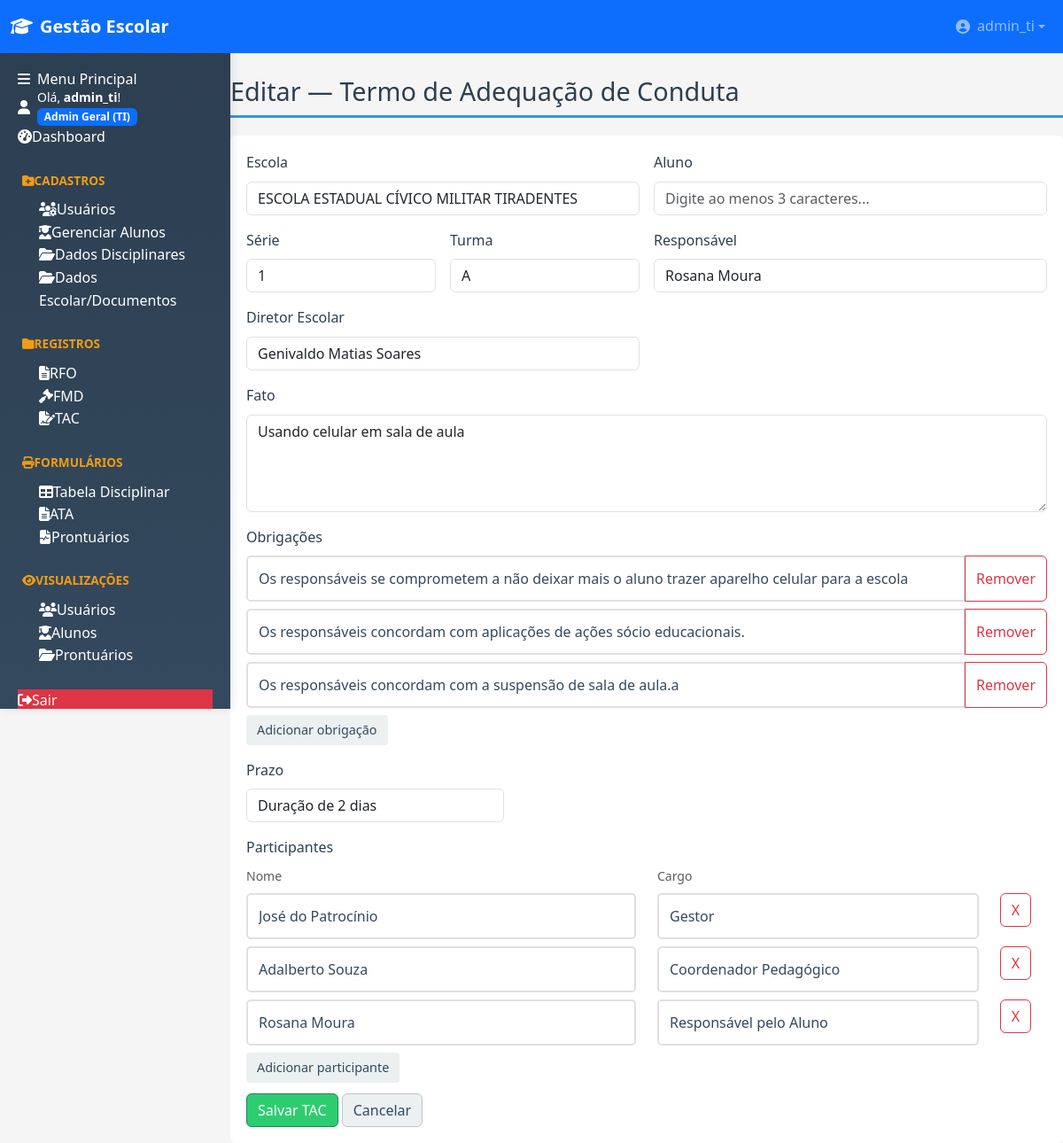
Screenshot of /formularios/tac/editar/3 (signed in) with the database file from the repository.
### tables this page shows
CREATE TABLE usuarios (
                id INTEGER PRIMARY KEY AUTOINCREMENT,
                username TEXT NOT NULL UNIQUE,
                password TEXT NOT NULL,
                nivel INTEGER NOT NULL, -- 1: Admin Geral (TI), 2: Admin Secundário, 3: Usuário
                data_criacao TEXT DEFAULT CURRENT_TIMESTAMP
            , cargo TEXT DEFAULT '');

CREATE TABLE tacs (
        id INTEGER PRIMARY KEY AUTOINCREMENT,
        numero TEXT UNIQUE,
        aluno_id INTEGER,
        cabecalho_id INTEGER,
        escola_text TEXT,
        serie TEXT,
        turma TEXT,
        responsavel TEXT,
        diretor_nome TEXT,
        fato TEXT,
        prazo TEXT,
        created_at TEXT,
        updated_at TEXT,
        deleted INTEGER DEFAULT 0,
        FOREIGN KEY (aluno_id) REFERENCES alunos(id) ON DELETE SET NULL,
        FOREIGN KEY (cabecalho_id) REFERENCES cabecalhos(id) ON DELETE SET NULL
    );

CREATE TABLE tac_obrigacoes (
        id INTEGER PRIMARY KEY AUTOINCREMENT,
        tac_id INTEGER NOT NULL,
        descricao TEXT,
        ordem INTEGER DEFAULT 0,
        FOREIGN KEY (tac_id) REFERENCES tacs(id) ON DELETE CASCADE
    );

CREATE TABLE tac_participantes (
        id INTEGER PRIMARY KEY AUTOINCREMENT,
        tac_id INTEGER NOT NULL,
        nome TEXT,
        cargo TEXT,
        ordem INTEGER DEFAULT 0,
        FOREIGN KEY (tac_id) REFERENCES tacs(id) ON DELETE CASCADE
    );

### blueprints/formularios_tac.py (the view, shortened to what this page needs)
@formularios_tac_bp.route('/tac/editar/<int:id>', methods=['GET', 'POST'])
@admin_secundario_required
def tac_editar(id):
    db = get_db()
    row = db.execute("SELECT * FROM tacs WHERE id = ?", (id,)).fetchone()
    if not row:
        flash('TAC não encontrado.', 'warning')
        return redirect(url_for('formularios_tac_bp.listar_tacs'))
    tac = dict(row)
    obrig = db.execute("SELECT * FROM tac_obrigacoes WHERE tac_id = ? ORDER BY ordem ASC", (id,)).fetchall()
    part = db.execute("SELECT * FROM tac_participantes WHERE tac_id = ? ORDER BY ordem ASC", (id,)).fetchall()
    tac['obrigacoes'] = [o['descricao'] for o in obrig]
    tac['participantes'] = [{'nome': p['nome'], 'cargo': p['cargo']} for p in part]
    return render_template('formularios/tac_form.html', tac=tac)

### templates/formularios/tac_form.html (shortened to what this page needs)
{% extends 'base.html' %}
{% block content %}
<h2>{% if tac %}Editar{% else %}Novo{% endif %} — Termo de Adequação de Conduta</h2>
<div class="form-card" style="background:#fff; padding:18px; border-radius:6px;">
  <form method="post" id="form-tac">
    <div class="row g-3">
      <div class="col-md-6">
        <label class="form-label">Escola</label>
        <input list="cabecalhos_list" id="escola_search" name="escola" class="form-control" value="{{ tac.escola_text if tac else '' }}" placeholder="Digite para buscar...">
      </div>
      <div class="col-md-6">
        <label class="form-label">Aluno</label>
        <input list="alunos_list" id="aluno_search" name="aluno_display" class="form-control" value="{{ tac.aluno['nome'] if tac and tac.aluno else '' }}" placeholder="Digite ao menos 3 caracteres...">
      </div>
      <div class="col-md-3">
        <label class="form-label">Série</label>
        <input id="serie" name="serie" class="form-control" value="{{ tac.serie if tac else '' }}">
      </div>
      <div class="col-md-3">
        <label class="form-label">Turma</label>
        <input id="turma" name="turma" class="form-control" value="{{ tac.turma if tac else '' }}">
      </div>
      <div class="col-md-6">
        <label class="form-label">Responsável</label>
        <input id="responsavel" name="responsavel" class="form-control" value="{{ tac.responsavel if tac else '' }}">
      </div>
      <div class="col-md-6">
        <label class="form-label">Diretor Escolar</label>
        <input id="diretor" name="diretor" class="form-control" value="{{ tac.diretor_nome if tac else '' }}" placeholder="Autocomplete a partir de Dados da Escola">
      </div>
      <div class="col-md-12">
        <label class="form-label">Fato</label>
        <textarea name="fato" id="fato" class="form-control" rows="4">{{ tac.fato if tac else '' }}</textarea>
      </div>
      <div class="col-md-12">
        <label class="form-label">Obrigações</label>
        <div id="obrigacoes_container">
          {% if tac and tac.obrigacoes %}
            {% for o in tac.obrigacoes %}
              <div class="input-group mb-2 obrigacao-row">
                <input type="text" name="obrigacao[]" class="form-control" value="{{ o }}">
                <button type="button" class="btn btn-outline-danger btn-remove-obrigacao">Remover</button>
              </div>
            {% endfor %}
          {% else %}
            <div class="input-group mb-2 obrigacao-row">
              <input type="text" name="obrigacao[]" class="form-control" value="">
              <button type="button" class="btn btn-outline-danger btn-remove-obrigacao">Remover</button>
            </div>
          {% endif %}
        </div>
        <button type="button" id="btn-add-obrigacao" class="btn btn-sm btn-secondary">Adicionar obrigação</button>
      </div>
      <div class="col-md-4">
        <label class="form-label">Prazo</label>
        <input name="prazo" id="prazo" class="form-control" value="{{ tac.prazo if tac else '' }}">
      </div>
      <div class="col-md-12">
        <label class="form-label">Participantes</label>
        <div class="row mb-2">
          <div class="col-md-6"><small class="text-muted">Nome</small></div>
          <div class="col-md-5"><small class="text-muted">Cargo</small></div>
          <div class="col-md-1"></div>
        </div>
        <div id="participantes_container">
          {% if tac and tac.participantes %}
            {% for p in tac.participantes %}
              <div class="row mb-2 participante-row">
                <div class="col-md-6"><input type="text" name="participante_nome[]" class="form-control" value="{{ p.nome }}"></div>
                <div class="col-md-5"><input type="text" name="participante_cargo[]" class="form-control" value="{{ p.cargo }}"></div>
                <div class="col-md-1"><button type="button" class="btn btn-outline-danger btn-remove-participante">X</button></div>
              </div>
            {% endfor %}
          {% endif %}
        </div>
        <button type="button" id="btn-add-participante" class="btn btn-sm btn-secondary">Adicionar participante</button>
      </div>
    </div>
    <div style="margin-top:12px;">
      <button class="btn btn-success" type="submit">Salvar TAC</button>
      <a href="{{ url_for('formularios_tac_bp.listar_tacs') }}" class="btn btn-secondary">Cancelar</a>
    </div>
  </form>
</div>
{% endblock %}

### templates/base.html (shortened to what this page needs)
﻿<!DOCTYPE html>
<html lang="pt-br">
<head>
    <link href="https://cdn.jsdelivr.net/npm/bootstrap@5.3.2/dist/css/bootstrap.min.css" rel="stylesheet">
    <link rel="stylesheet" href="https://cdnjs.cloudflare.com/ajax/libs/font-awesome/6.4.0/css/all.min.css">
    <link rel="stylesheet" href="{{ url_for('static', filename='style.css') }}?v={{ range(1, 10000) | random }}">
</head>
<body>
    {% if not request.args.get('iframe') %}
    <nav class="navbar navbar-expand-lg navbar-dark fixed-top bg-primary">
        <div class="container-fluid">
            <a class="navbar-brand d-flex align-items-center" href="{{ url_for('dashboard') }}">
                <i class="fas fa-graduation-cap me-2"></i>
                <span class="fw-bold">Gestão Escolar</span>
            </a>
            {% if session.get('logged_in') %}
            <div class="navbar-nav ms-auto">
                <div class="nav-item dropdown">
                    <a class="nav-link dropdown-toggle d-flex align-items-center" href="#" role="button" data-bs-toggle="dropdown">
                        <i class="fas fa-user-circle me-2"></i>
                        <span>{{ session.get('username') }}</span>
                    </a>
                </div>
            </div>
            {% endif %}
        </div>
    </nav>
    {% endif %}
    {% if not request.args.get('iframe') %}
    <div class="sidebar" id="sidebar">
        <div class="sidebar-header">
            <h6 class="mb-0"><i class="fas fa-bars me-2"></i>Menu Principal</h6>
        </div>
        <div class="sidebar-body p-0">
            {% if session.get('logged_in') %}
                <div class="user-greeting">
                    <div class="d-flex align-items-center">
                        <i class="fas fa-user me-2"></i>
                        <div>
                            <small>Olá, <span class="username fw-bold">{{ session.get('username') }}</span>!</small><br>
                            <span class="badge bg-primary">{{ session.get('nivel_nome') }}</span>
                        </div>
                    </div>
                </div>
                <div class="menu-section">
                    <a href="{{ url_for('dashboard') }}" class="nav-link {% if request.endpoint == 'dashboard' %}active{% endif %}">
                        <i class="fas fa-tachometer-alt"></i><span>Dashboard</span>
                    </a>
                </div>
                {% if session.get('nivel') in [1, 2] %}
                <div class="menu-section">
                    <div class="nav-link menu-title"><i class="fas fa-folder-plus"></i><span>Cadastros</span></div>
                    {% if session.get('nivel') == 1 %}
                    <a href="{{ url_for('auth_bp.gerenciar_usuarios') }}" class="nav-link ps-4">
                        <i class="fas fa-users-cog"></i><span>Usuários</span>
                    </a>
                    {% endif %}
                    <a href="{{ url_for('alunos_bp.gerenciar_alunos') }}" class="nav-link ps-4 {% if request.endpoint == 'alunos_bp.gerenciar_alunos' %}active{% endif %}">
                        <i class="fas fa-user-graduate"></i><span>Gerenciar Alunos</span>
                    </a>
                    <a href="{{ url_for('cadastros_bp.dados_disciplinares') }}" class="nav-link ps-4 ">
                        <i class="fas fa-folder-open"></i><span>Dados Disciplinares</span>
                    </a>
                    <a href="{{ url_for('cadastros_bp.dados_documentos') }}" class="nav-link ps-4 ">
                        <i class="fas fa-folder-open"></i><span>Dados Escolar/Documentos</span>
                    </a>
                </div>
                {% endif %}
                <div class="menu-section">
                    <div class="nav-link menu-title"><i class="fas fa-folder"></i><span>Registros</span></div>
                    <a href="{{ url_for('cadastros_bp.registros_rfo') }}" class="nav-link ps-4 ">
                        <i class="fas fa-file-alt"></i><span>RFO</span>
                    </a>
                    <a href="{{ url_for('cadastros_bp.registros_fmd') }}" class="nav-link ps-4 {% if request.endpoint in ['cadastros_bp.registros_fmd','disciplinar_bp.registrar_fmd','visualizacoes_bp.listar_fmds'] %}active{% endif %}">
                        <i class="fas fa-gavel"></i><span>FMD</span>
                    </a>
                    <a href="{{ url_for('cadastros_bp.registros_tac') }}" class="nav-link ps-4 {% if request.endpoint in ['cadastros_bp.registros_tac','formularios_bp.novo_tac','formularios_bp.listar_tacs'] %}active{% endif %}">
                        <i class="fas fa-file-signature"></i><span>TAC</span>
                    </a>
                </div>
                {% if session.get('nivel') in [1, 2] %}
                <div class="menu-section">
                    <div class="nav-link menu-title"><i class="fas fa-print"></i><span>Formulários</span></div>
                    <a href="{{ url_for('formularios_bp.tabela_disciplinar') }}" class="nav-link ps-4">
            <a href="{{ url_for('formularios_bp.tabela_disciplinar') }}" class="nav-link ps-4">
                <i class="fas fa-table"></i><span>Tabela Disciplinar</span>
            </a>
            <a href="{{ url_for('formularios_ata_bp.list_atas') }}" class="nav-link ps-4">
                <i class="fas fa-file-alt"></i><span>ATA</span>
            </a>
                    <a href="{{ url_for('formularios_prontuario.listar_prontuarios') }}" class="nav-link ps-4">
                        <i class="fas fa-file-medical-alt"></i><span>Prontuários</span>
                    </a>
                </div>
                {% endif %}
                <div class="menu-section">
                    <div class="nav-link menu-title"><i class="fas fa-eye"></i><span>Visualizações</span></div>
                    {% if session.get('nivel') in [1, 2] %}
                    <a href="{{ url_for('visualizacoes_bp.listar_usuarios') }}" class="nav-link ps-4">
                        <i class="fas fa-users"></i><span>Usuários</span>
                    </a>
                    {% endif %}
                    <a href="{{ url_for('visualizacoes_bp.listar_alunos') }}" class="nav-link ps-4">
                        <i class="fas fa-user-graduate"></i><span>Alunos</span>
                    </a>
                    {% if session.get('nivel') in [1, 2] %}
                    <a href="{{ url_for('formularios_prontuario.listar_prontuarios') }}" class="nav-link ps-4">
                        <i class="fas fa-folder-open"></i><span>Prontuários</span>
                    </a>
                    {% endif %}
                </div>
                <div class="menu-section mt-auto">
                    <a href="{{ url_for('auth_bp.logout') }}" class="nav-link bg-danger">
                        <i class="fas fa-sign-out-alt"></i><span>Sair</span>
                    </a>
                </div>
            {% endif %}
        </div>
    </div>
    {% endif %}
    <main class="main-content">
        {% block content %}{% endblock %}
    </main>
</body>
</html>

### rows the page displays
usuarios: get "admin_ti"
tacs: escola "ESCOLA ESTADUAL CÍVICO MILITAR TIRADENTES", serie "1", turma "A", responsavel "Rosana Moura", diretor "Genivaldo Matias Soares", fato "Usando celular em sala de aula", prazo "Duração de 2 dias"
tac_obrigacoes: descricao "Os responsáveis se comprometem a não deixar mais o aluno trazer aparelho celular para a escola"
tac_obrigacoes: descricao "Os responsáveis concordam com aplicações de ações sócio educacionais."
tac_obrigacoes: descricao "Os responsáveis concordam com a suspensão de sala de aula.a"
tac_participantes: nome "José do Patrocínio", cargo "Gestor"
tac_participantes: nome "Adalberto Souza", cargo "Coordenador Pedagógico"
tac_participantes: nome "Rosana Moura", cargo "Responsável pelo Aluno"

### other values shown
{{ session.get('nivel_nome') }} "Admin Geral (TI)"
